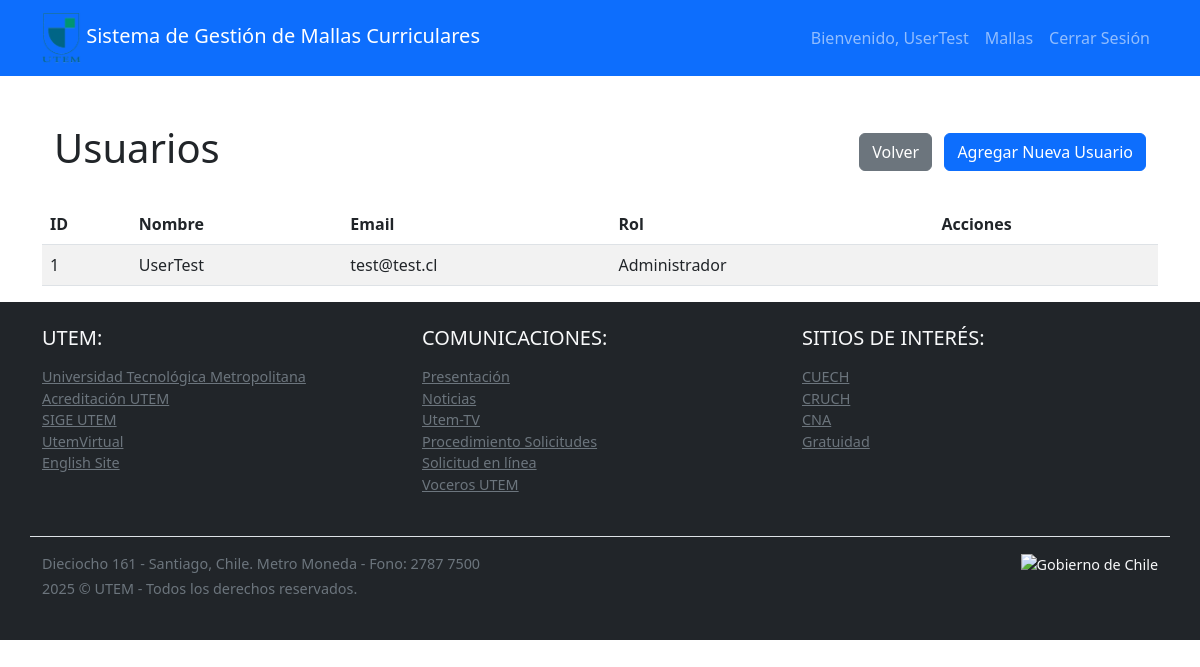
The app's page /src/admin/usuarios.php (signed in) with its own data.
### tables this page shows
CREATE TABLE `usuarios` (
  `id` int(11) NOT NULL,
  `nombre` varchar(100) NOT NULL,
  `email` varchar(100) NOT NULL,
  `password` varchar(255) NOT NULL,
  `role` int(11) NOT NULL,
  `created_at` timestamp NOT NULL DEFAULT current_timestamp()
);

### config/database.php (called while the page is built, shortened)
<?php
class Database {
    private $host = 'localhost';
    private $usuario = 'root';
    private $password = '';
    private $database = 'utem_curriculum';
    public function conectar() {
        try {
            $this->conexion = new PDO(
                "mysql:host={$this->host};dbname={$this->database}",
                $this->usuario,
                $this->password
            );
            $this->conexion->setAttribute(PDO::ATTR_ERRMODE, PDO::ERRMODE_EXCEPTION);
            return $this->conexion;
        } catch(PDOException $e) {
            die("Error de conexión: " . $e->getMessage());
        }
    }
}
?>

### src/models/Usuario.php (called while the page is built, shortened)
<?php
class Usuario {
    private $conexion;
    public function __construct($db) {
        $this->conexion = $db;
    }
    public function obtenerTodos() {
        $stmt = $this->conexion->query("SELECT * FROM usuarios ORDER BY id");
        return $stmt->fetchAll(PDO::FETCH_ASSOC);
    }
}
?>

### src/admin/usuarios.php (the view, shortened to what this page needs)
<?php
require_once '../../config/database.php';
require_once '../../src/models/Usuario.php';
$db = new Database();
$usuario = new Usuario($db->conectar());
$usuarios = $usuario->obtenerTodos();
?>
<!DOCTYPE html>
<html lang="es">
<head>
    <link href="https://cdn.jsdelivr.net/npm/bootstrap@5.2.3/dist/css/bootstrap.min.css" rel="stylesheet">
</head>
<body>
    <?php include '../../includes/header.php'; ?>
    <div class="container mt-5">
        <div class="container-fluid mb-4">
            <div class="row align-items-center">
                <div class="col">
                <h1>Usuarios</h1>
                </div>
                <div class="col-auto">
                <a href="dashboard.php" class="btn btn-secondary me-2">Volver</a>
                <a href="agregar_usuario.php" class="btn btn-primary">Agregar Nueva Usuario</a>
                </div>
            </div>
        </div>
        <table class="table table-striped">
            <thead>
                <tr>
                    <th>ID</th>
                    <th>Nombre</th>
                    <th>Email</th>
                    <th>Rol</th>
                    <th>Acciones</th>
                </tr>
            </thead>
            <tbody>
                <?php foreach ($usuarios as $u): ?>
                <tr>
                    <td><?php echo $u['id']; ?></td>
                    <td><?php echo htmlspecialchars($u['nombre']); ?></td>
                    <td><?php echo htmlspecialchars($u['email']); ?></td>
                    <td><?php echo $u['role'] == 1 ? 'Administrador' : 'Usuario'; ?></td>
                    <td>
                    </td>
                </tr>
                <?php endforeach; ?>
            </tbody>
        </table>
    </div>
    <?php include '../../includes/footer.php'; ?>
</body>
</html>

### includes/header.php (shortened to what this page needs)
<nav class="navbar navbar-expand-lg navbar-dark bg-primary">
    <div class="container">
        <a class="navbar-brand" href="/src/admin/dashboard.php">
            <img src="/public/img/logo_utem.png" alt="" class="img-fluid" style="max-width: 50px; max-height: 50px;"> Sistema de Gestión de Mallas Curriculares
        </a>
        <div class="collapse navbar-collapse" id="navbarNav">
            <ul class="navbar-nav ms-auto">
                <?php if(isset($_SESSION['usuario_id'])): ?>
                    <li class="nav-item">
                        <span class="nav-link">
                            Bienvenido, <?php echo $_SESSION['nombre'] ?? 'Usuario'; ?>
                        </span>
                    </li>
                    <li class="nav-item">
                        <a class="nav-link" href="/src/admin/mallas.php">Mallas</a>
                    </li>
                    <li class="nav-item">
                        <a class="nav-link" href="#" id="logout-link">Cerrar Sesión</a>
                    </li>
                <?php else: ?>
                    <li class="nav-item">
                        <a class="nav-link" href="/src/auth/login.php">Iniciar Sesión</a>
                    </li>
                <?php endif; ?>
            </ul>
        </div>
    </div>
</nav>

### includes/footer.php (shortened to what this page needs)
<footer class="footer mt-auto py-4 bg-dark text-light">
  <div class="container">
    <div class="row mb-4">
      <div class="col-md-4">
        <h5 class="text-uppercase mb-3">UTEM:</h5>
        <ul class="list-unstyled">
          <li><a href="http://www.utem.cl/" class="text-secondary" target="_blank" rel="noopener noreferrer">Universidad Tecnológica Metropolitana</a></li>
          <li><a href="https://acreditacion.utem.cl/" class="text-secondary" target="_blank" rel="noopener noreferrer">Acreditación UTEM</a></li>
          <li><a href="https://sige.utem.cl/" class="text-secondary" target="_blank" rel="noopener noreferrer">SIGE UTEM</a></li>
          <li><a href="http://www.utemvirtual.cl/portal/" class="text-secondary" target="_blank" rel="noopener noreferrer">UtemVirtual</a></li>
          <li><a href="https://www.utem.cl/universidad/english/" class="text-secondary" target="_blank" rel="noopener noreferrer">English Site</a></li>
        </ul>
      </div>
      <div class="col-md-4">
        <h5 class="text-uppercase mb-3">COMUNICACIONES:</h5>
        <ul class="list-unstyled">
          <li><a href="https://www.utem.cl/comunicaciones/" class="text-secondary" target="_blank" rel="noopener noreferrer">Presentación</a></li>
          <li><a href="http://noticias.utem.cl/" class="text-secondary" target="_blank" rel="noopener noreferrer">Noticias</a></li>
          <li><a href="https://utem.tv/" class="text-secondary" target="_blank" rel="noopener noreferrer">Utem-TV</a></li>
          <li><a href="https://www.utem.cl/comunicaciones/procedimiento-solicitudes/" class="text-secondary" target="_blank" rel="noopener noreferrer">Procedimiento Solicitudes</a></li>
          <li><a href="https://www.utem.cl/comunicaciones/solicitud-en-linea/" class="text-secondary" target="_blank" rel="noopener noreferrer">Solicitud en línea</a></li>
          <li><a href="https://www.utem.cl/comunicaciones/voceros-utem/" class="text-secondary" target="_blank" rel="noopener noreferrer">Voceros UTEM</a></li>
        </ul>
      </div>
      <div class="col-md-4">
        <h5 class="text-uppercase mb-3">SITIOS DE INTERÉS:</h5>
        <ul class="list-unstyled">
          <li><a href="http://uestatales.cl/cue/" class="text-secondary" target="_blank" rel="noopener noreferrer">CUECH</a></li>
          <li><a href="http://www.consejoderectores.cl/web/" class="text-secondary" target="_blank" rel="noopener noreferrer">CRUCH</a></li>
          <li><a href="https://www.cnachile.cl/Paginas/Inicio.aspx" class="text-secondary" target="_blank" rel="noopener noreferrer">CNA</a></li>
          <li><a href="http://www.gratuidad.cl/" class="text-secondary" target="_blank" rel="noopener noreferrer">Gratuidad</a></li>
        </ul>
      </div>
    </div>
    <div class="row border-top pt-3">
      <div class="col-md-8">
        <p class="text-secondary mb-1">Dieciocho 161 - Santiago, Chile. Metro Moneda - Fono: 2787 7500</p>
        <p class="text-secondary">2025 © UTEM - Todos los derechos reservados.</p>
      </div>
      <div class="col-md-4 text-end">
        <img src="https://upload.wikimedia.org/wikipedia/commons/thumb/e/e6/Logo_Gobierno_de_Chile_2010-2014.svg/1920px-Logo_Gobierno_de_Chile_2010-2014.svg.png" alt="Gobierno de Chile" height="150">
      </div>
    </div>
  </div>
</footer>

### includes/footer.php (style rules this page uses)
.footer { font-size: 0.9rem; }

### records on screen
usuarios: id "1", nombre "UserTest", email "test@test.cl", role "Administrador"

### other values on screen
$_SESSION['nombre'] "UserTest"
